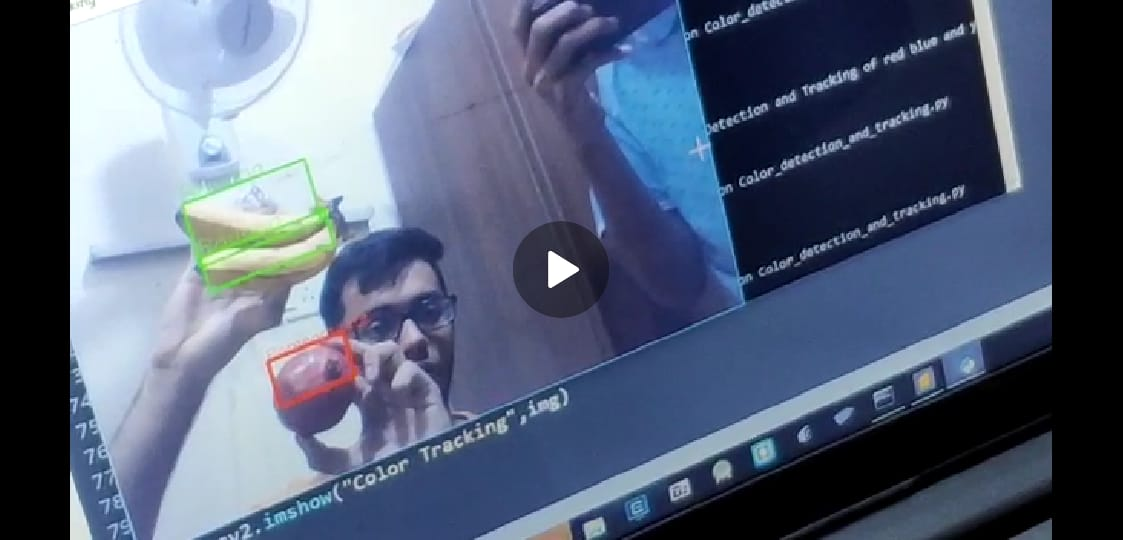
#> input picture image.jpeg, 1123 x 540 px, given in place of the camera
$ python trackingOfFruits.py   (older library calls are emulated)
#> lines starting #> are read from the running program, lines starting #| are printed output that depends on the picture; after the words box and inside, x2 and y2 are one past the last pixel; in counts of white or black regions, pixels touching at a corner belong together
import cv2
import numpy as np


#capture the video

cap=cv2.VideoCapture(0)

while(1):
    ret,img=cap.read()
#> img is the input picture: shape (540, 1123, 3); mean B, G, R 121.7, 98.5, 86.5


    #convert input image to BGR to HSV
    hsv=cv2.cvtColor(img,cv2.COLOR_BGR2HSV)
#> hsv: shape (540, 1123, 3); mean H, S, V 92.2, 84.5, 122.9


    #Define the range of red color(for pomogarnate)
    red_lower=np.array([136,87,111],np.uint8)
    red_upper=np.array([180,255,255],np.uint8)

    #Define the range of purple color(for grape)
    Purple_lower=np.array([99,115,150],np.uint8)
    Purple_upper=np.array([110,255,255],np.uint8)

    #Define the range of yellow color(for banana)
    yellow_lower=np.array([22,60,200],np.uint8)
    yellow_upper=np.array([50,255,255],np.uint8)

    #Finding the range of RED PURPLE YELOW in image
    red=cv2.inRange(hsv,red_lower,red_upper)
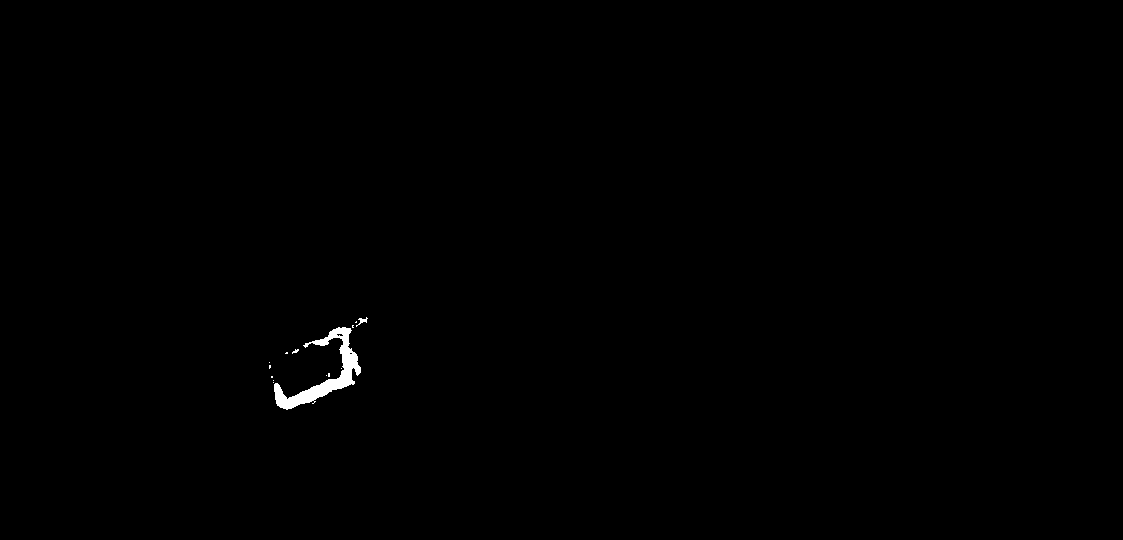
#> red: shape (540, 1123); 0.32% white; 14 white regions (12 under 20 px), largest, box (x1, y1, x2, y2) and area: (274, 327, 361, 410) 1862, (356, 317, 368, 327) 40
    Purple=cv2.inRange(hsv,Purple_lower,Purple_upper)
#> Purple: shape (540, 1123); 3.1% white; 92 white regions (83 under 20 px), largest, box (x1, y1, x2, y2) and area: (595, 0, 746, 311) 17742, (948, 347, 976, 377) 344, (630, 495, 648, 518) 179
    yellow=cv2.inRange(hsv,yellow_lower,yellow_upper)
#> yellow: shape (540, 1123); 0.2% white; 17 white regions (11 under 20 px), largest, box (x1, y1, x2, y2) and area: (202, 248, 253, 271) 414, (248, 224, 299, 243) 332, (280, 249, 319, 265) 235, (295, 218, 317, 229) 110, (320, 242, 334, 251) 27, (185, 207, 189, 216) 24

    #Morphological transformation , Dilation
    kernal=np.ones((5,5),"uint8")

    red=cv2.dilate(red,kernal)
#> red: shape (540, 1123); 0.56% white; 2 white regions, box (x1, y1, x2, y2) and area: (269, 315, 370, 412) 3337, (267, 360, 273, 371) 62
    res=cv2.bitwise_and(img,img,mask=red)

    Purple=cv2.dilate(Purple,kernal)
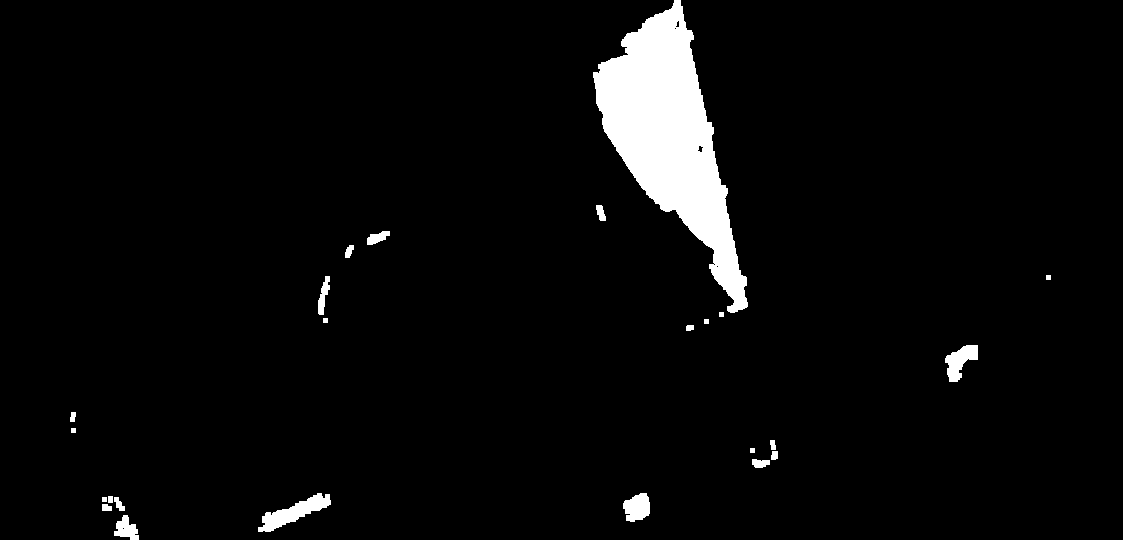
#> Purple: shape (540, 1123); 4% white; 24 white regions, largest, box (x1, y1, x2, y2) and area: (593, 0, 748, 313) 20249, (258, 493, 331, 532) 1101, (945, 345, 978, 382) 671
    res1=cv2.bitwise_and(img,img,mask=Purple)
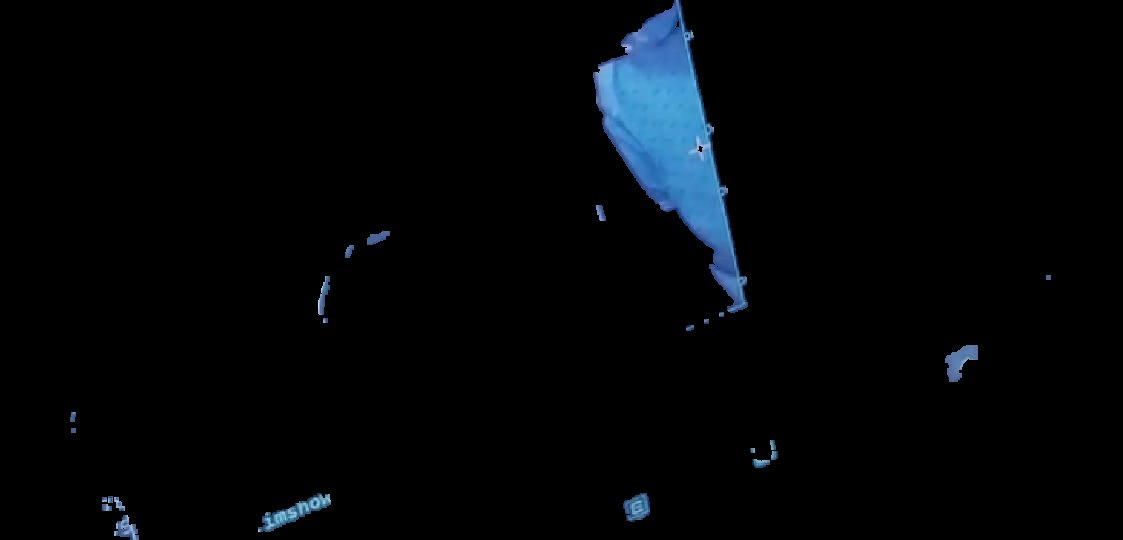
#> res1: shape (540, 1123, 3); mean B, G, R 7.4, 5.1, 2.7

    yellow=cv2.dilate(yellow,kernal)
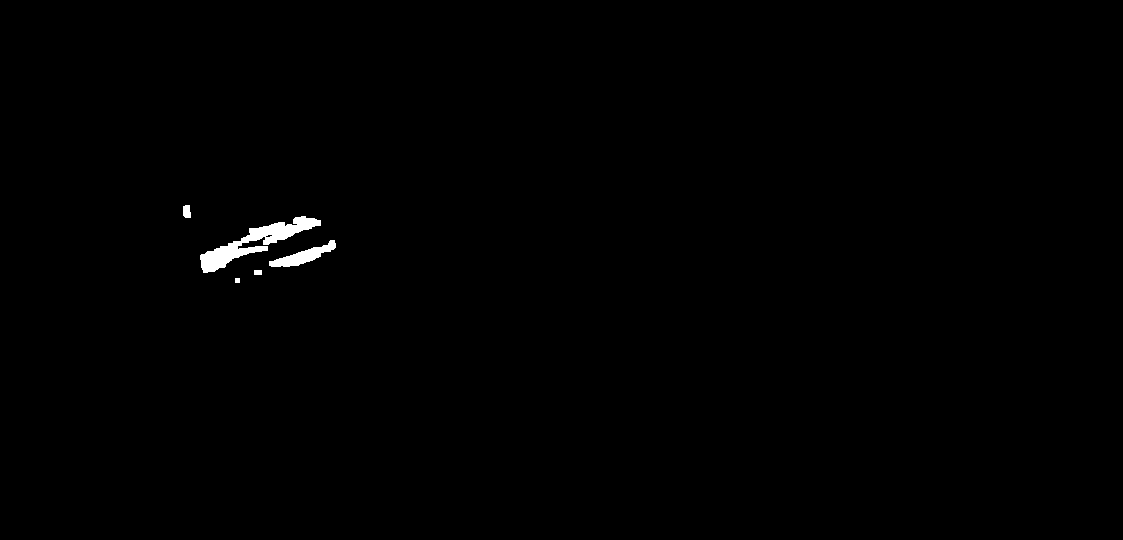
#> yellow: shape (540, 1123); 0.47% white; 5 white regions
    res2=cv2.bitwise_and(img,img,mask=yellow)


     # Tracking the red color
    (_,contours,hierarchy)=cv2.findContours(red,cv2.RETR_TREE,cv2.CHAIN_APPROX_SIMPLE)
#> contours = 3 contours, 1 with area under 20; largest, box (x1, y1, x2, y2) and area: (269, 315, 370, 412) 3090, (267, 360, 273, 371) 47
    for pic,contour in enumerate(contours):
        area=cv2.contourArea(contour)
        if (area>300):
            x,y,w,h=cv2.boundingRect(contour)
            cv2.rectangle(img,(x,y),(x+w,y+h),(0,0,255),3)
            cv2.putText(img,"Pomegranate",(x,y),cv2.FONT_HERSHEY_SIMPLEX,0.5,(0,0,255))
#> this loop made 3 passes
#> (area, x, y, w, h) on pass 2: (3089.5, 269, 315, 101, 97)
#> area on pass 1: 47
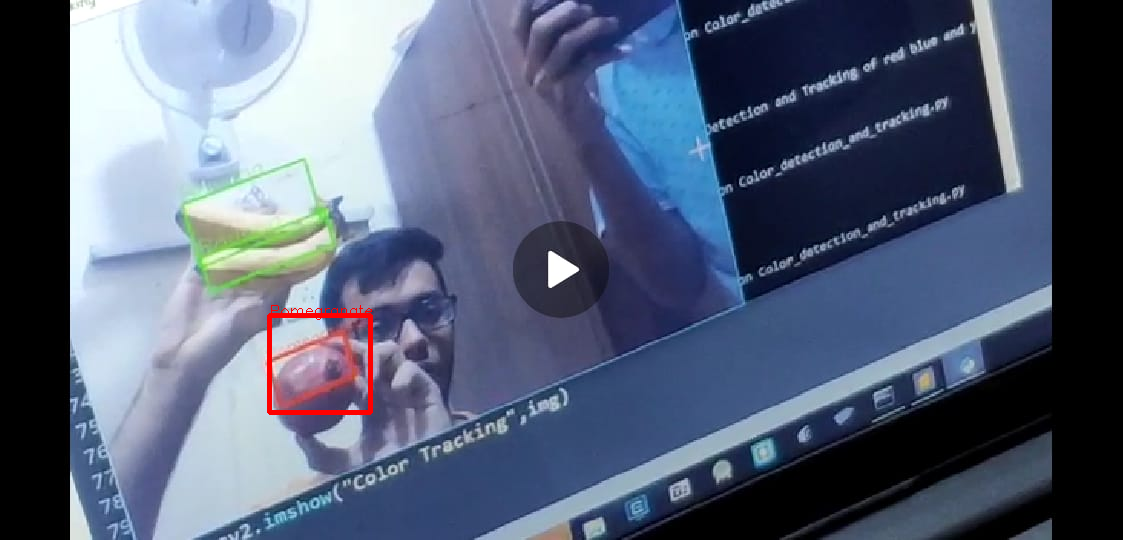
#> img: shape (540, 1123, 3); 0.35% of pixels changed, all inside (x1, y1, x2, y2) = (267, 305, 373, 415)

     # Tracking the Purple color
    (_,contours,hierarchy)=cv2.findContours(Purple,cv2.RETR_TREE,cv2.CHAIN_APPROX_SIMPLE)
#> contours = 30 contours, 12 with area under 20; largest, box (x1, y1, x2, y2) and area: (593, 0, 748, 313) 19893, (258, 493, 331, 532) 1001, (945, 345, 978, 382) 610, (623, 493, 650, 522) 536, (114, 515, 139, 540) 328
    for pic,contour in enumerate(contours):
        area=cv2.contourArea(contour)
        if (area>300):
            x,y,w,h=cv2.boundingRect(contour)
            cv2.rectangle(img,(x,y),(x+w,y+h),(255,0,0),2)
            cv2.putText(img,"Grapes",(x,y),cv2.FONT_HERSHEY_SIMPLEX,0.7,(255,0,0))
#> this loop made 30 passes
#> (area, x, y, w, h) on passes 1, 7, 8, 15, 25: (328.5, 114, 515, 25, 25), (536, 623, 493, 27, 29), (1001, 258, 493, 73, 39), (610, 945, 345, 33, 37), (19893, 593, 0, 155, 313)
#> area on passes 3, 4, 9, 10, 12, 14: 46.5, 65.5, 102.5, 43, 36, 36
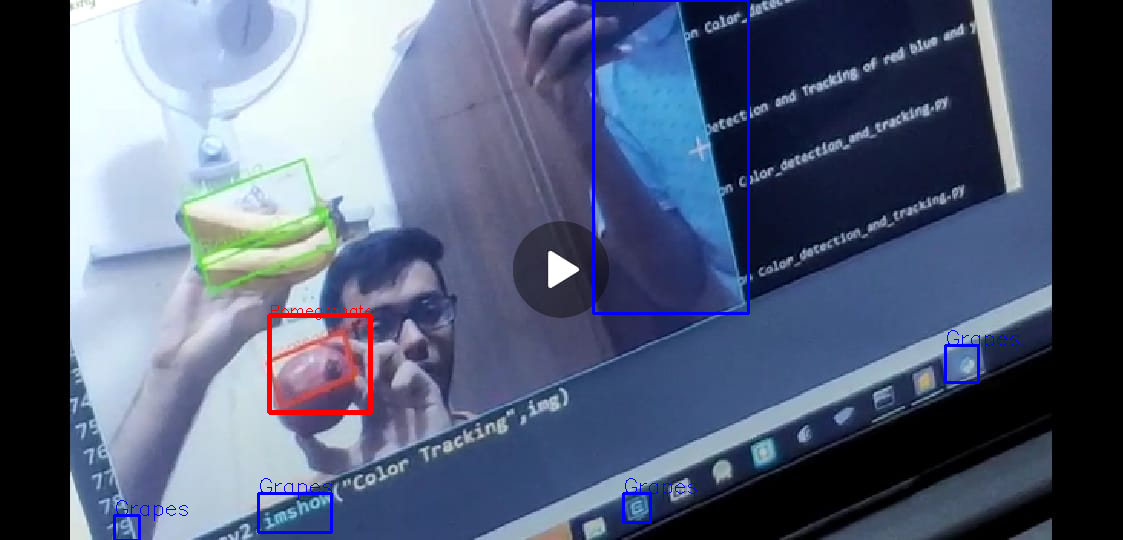
#> img: shape (540, 1123, 3); 0.82% of pixels changed, all inside (x1, y1, x2, y2) = (113, 0, 1019, 540)
     # Tracking the yellow color
    (_,contours,hierarchy)=cv2.findContours(yellow,cv2.RETR_TREE,cv2.CHAIN_APPROX_SIMPLE)
#> contours = 6 contours, 2 with area under 20; largest, box (x1, y1, x2, y2) and area: (200, 216, 321, 273) 1817, (269, 240, 336, 267) 601, (183, 205, 191, 218) 74, (254, 270, 262, 275) 28
    for pic,contour in enumerate(contours):
        area=cv2.contourArea(contour)
        if (area>300):
            x,y,w,h=cv2.boundingRect(contour)
            cv2.rectangle(img,(x,y),(x+w,y+h),(0,255,0),2)
            cv2.putText(img,"Banana",(x,y),cv2.FONT_HERSHEY_SIMPLEX,0.7,(0,255,0))
#> this loop made 6 passes
#> (area, x, y, w, h) on passes 3 to 4: (601, 269, 240, 67, 27), (1817, 200, 216, 121, 57)
#> (contour, area) on pass 2: ([[254, 270], [254, 274], [261, 274], [261, 270]], 28)
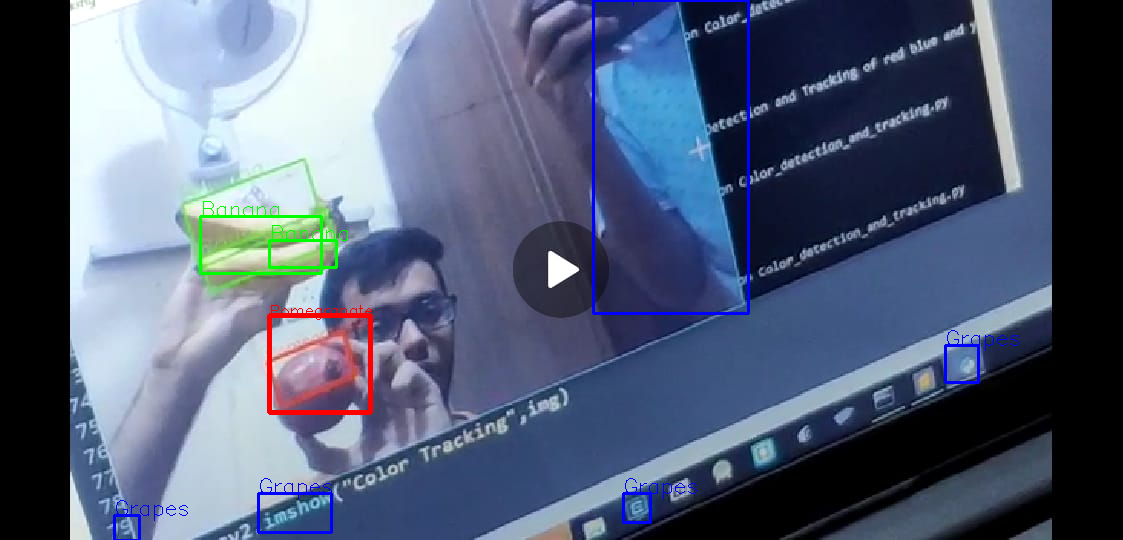
#> img: shape (540, 1123, 3); 0.32% of pixels changed, all inside (x1, y1, x2, y2) = (199, 201, 348, 275)


    #cv2.imshow("red",Purple)
    #cv2.imshow("red",res)
    cv2.imshow("Color Tracking",img)


    key=cv2.waitKey(200)
#> (key Esc is pressed here)
    if key==32:
        break

cap.release()
cv2.destroyAllWindows()
